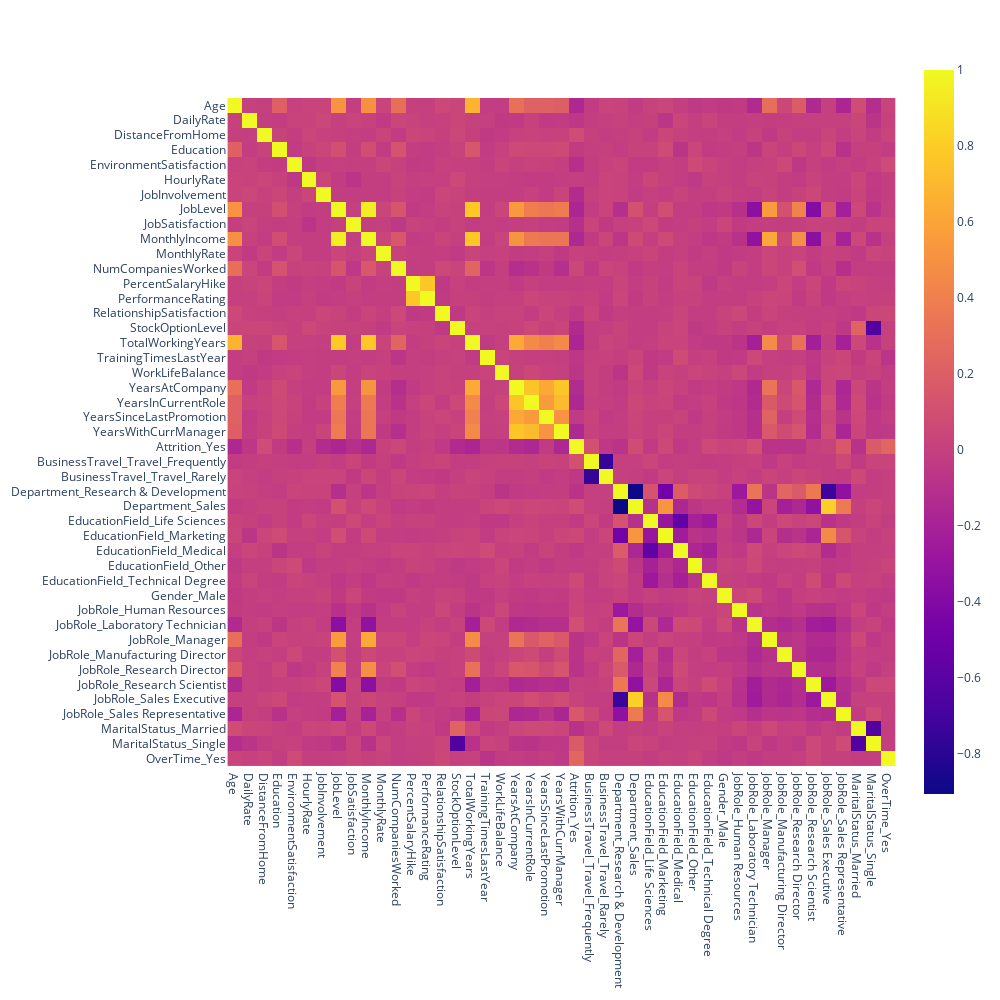

Source (notebook cell):
### Code cell
#Explore corelations between variables. This can also be used to find highly correlated input variables! So when two features have a high correlation, we can drop one of them.
corr = df.corr()
fig = px.imshow(corr,width=1000, height=1000)
fig.show()

### Figure 1 — Plotly figure (JSON) as saved in the notebook; plotly's stock layout.template omitted (floating-point values rounded to 4 significant figures; data arrays with more than 128 entries replaced by an {"elided": "..."} marker saying what was removed)
{"data": [{"coloraxis": "coloraxis", "hovertemplate": "x: %{x}<br>y: %{y}<br>color: %{z}<extra></extra>", "name": "0", "type": "heatmap", "x": ["Age", "DailyRate", "DistanceFromHome", "Education", "EnvironmentSatisfaction", "HourlyRate", "JobInvolvement", "JobLevel", "JobSatisfaction", "MonthlyIncome", "MonthlyRate", "NumCompaniesWorked", "PercentSalaryHike", "PerformanceRating", "RelationshipSatisfaction", "StockOptionLevel", "TotalWorkingYears", "TrainingTimesLastYear", "WorkLifeBalance", "YearsAtCompany", "YearsInCurrentRole", "YearsSinceLastPromotion", "YearsWithCurrManager", "Attrition_Yes", "BusinessTravel_Travel_Frequently", "BusinessTravel_Travel_Rarely", "Department_Research & Development", "Department_Sales", "EducationField_Life Sciences", "EducationField_Marketing", "EducationField_Medical", "EducationField_Other", "EducationField_Technical Degree", "Gender_Male", "JobRole_Human Resources", "JobRole_Laboratory Technician", "JobRole_Manager", "JobRole_Manufacturing Director", "JobRole_Research Director", "JobRole_Research Scientist", "JobRole_Sales Executive", "JobRole_Sales Representative", "MaritalStatus_Married", "MaritalStatus_Single", "OverTime_Yes"], "xaxis": "x", "y": ["Age", "DailyRate", "DistanceFromHome", "Education", "EnvironmentSatisfaction", "HourlyRate", "JobInvolvement", "JobLevel", "JobSatisfaction", "MonthlyIncome", "MonthlyRate", "NumCompaniesWorked", "PercentSalaryHike", "PerformanceRating", "RelationshipSatisfaction", "StockOptionLevel", "TotalWorkingYears", "TrainingTimesLastYear", "WorkLifeBalance", "YearsAtCompany", "YearsInCurrentRole", "YearsSinceLastPromotion", "YearsWithCurrManager", "Attrition_Yes", "BusinessTravel_Travel_Frequently", "BusinessTravel_Travel_Rarely", "Department_Research & Development", "Department_Sales", "EducationField_Life Sciences", "EducationField_Marketing", "EducationField_Medical", "EducationField_Other", "EducationField_Technical Degree", "Gender_Male", "JobRole_Human Resources", "JobRole_Laboratory Technician", "JobRole_Manager", "JobRole_Manufacturing Director", "JobRole_Research Director", "JobRole_Research Scientist", "JobRole_Sales Executive", "JobRole_Sales Representative", "MaritalStatus_Married", "MaritalStatus_Single", "OverTime_Yes"], "yaxis": "y", "z": {"elided": "45x45 float values"}}], "layout": {"coloraxis": {"colorscale": [[0, "#0d0887"], [0.1111, "#46039f"], [0.2222, "#7201a8"], [0.3333, "#9c179e"], [0.4444, "#bd3786"], [0.5556, "#d8576b"], [0.6667, "#ed7953"], [0.7778, "#fb9f3a"], [0.8889, "#fdca26"], [1, "#f0f921"]]}, "height": 1000, "margin": {"t": 60}, "width": 1000, "xaxis": {"anchor": "y", "autorange": true, "constrain": "domain", "domain": [0, 1], "range": [-0.5, 44.5], "scaleanchor": "y", "type": "category"}, "yaxis": {"anchor": "x", "autorange": true, "constrain": "domain", "domain": [0.05096, 0.949], "range": [44.5, -0.5], "type": "category"}}}
